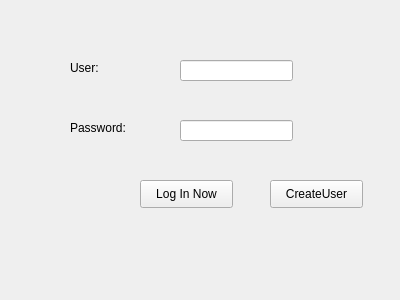
<?xml version="1.0" encoding="UTF-8"?>
<ui version="4.0">
 <class>logWindow</class>
 <widget class="QWidget" name="logWindow">
  <property name="geometry">
   <rect>
    <x>0</x>
    <y>0</y>
    <width>400</width>
    <height>300</height>
   </rect>
  </property>
  <property name="windowTitle">
   <string>logWindow</string>
  </property>
  <widget class="QPushButton" name="pushButton">
   <property name="geometry">
    <rect>
     <x>140</x>
     <y>180</y>
     <width>93</width>
     <height>28</height>
    </rect>
   </property>
   <property name="text">
    <string>Log In Now</string>
   </property>
  </widget>
  <widget class="QLabel" name="label">
   <property name="geometry">
    <rect>
     <x>70</x>
     <y>60</y>
     <width>72</width>
     <height>15</height>
    </rect>
   </property>
   <property name="text">
    <string>User:</string>
   </property>
  </widget>
  <widget class="QLabel" name="label_2">
   <property name="geometry">
    <rect>
     <x>70</x>
     <y>120</y>
     <width>72</width>
     <height>15</height>
    </rect>
   </property>
   <property name="text">
    <string>Password:</string>
   </property>
  </widget>
  <widget class="QLineEdit" name="user">
   <property name="geometry">
    <rect>
     <x>180</x>
     <y>60</y>
     <width>113</width>
     <height>21</height>
    </rect>
   </property>
  </widget>
  <widget class="QLineEdit" name="password">
   <property name="geometry">
    <rect>
     <x>180</x>
     <y>120</y>
     <width>113</width>
     <height>21</height>
    </rect>
   </property>
  </widget>
  <widget class="QPushButton" name="pushButton_2">
   <property name="geometry">
    <rect>
     <x>270</x>
     <y>180</y>
     <width>93</width>
     <height>28</height>
    </rect>
   </property>
   <property name="text">
    <string>CreateUser</string>
   </property>
  </widget>
 </widget>
 <layoutdefault spacing="6" margin="11"/>
 <resources/>
 <connections>
  <connection>
   <sender>pushButton</sender>
   <signal>clicked()</signal>
   <receiver>logWindow</receiver>
   <slot>LogClickedLog()</slot>
   <hints>
    <hint type="sourcelabel">
     <x>162</x>
     <y>187</y>
    </hint>
    <hint type="destinationlabel">
     <x>211</x>
     <y>254</y>
    </hint>
   </hints>
  </connection>
  <connection>
   <sender>pushButton_2</sender>
   <signal>clicked()</signal>
   <receiver>logWindow</receiver>
   <slot>LogClickedCreate()</slot>
   <hints>
    <hint type="sourcelabel">
     <x>311</x>
     <y>187</y>
    </hint>
    <hint type="destinationlabel">
     <x>325</x>
     <y>241</y>
    </hint>
   </hints>
  </connection>
 </connections>
 <slots>
  <slot>LogClickedCreate()</slot>
  <slot>LogClickedLog()</slot>
 </slots>
</ui>
